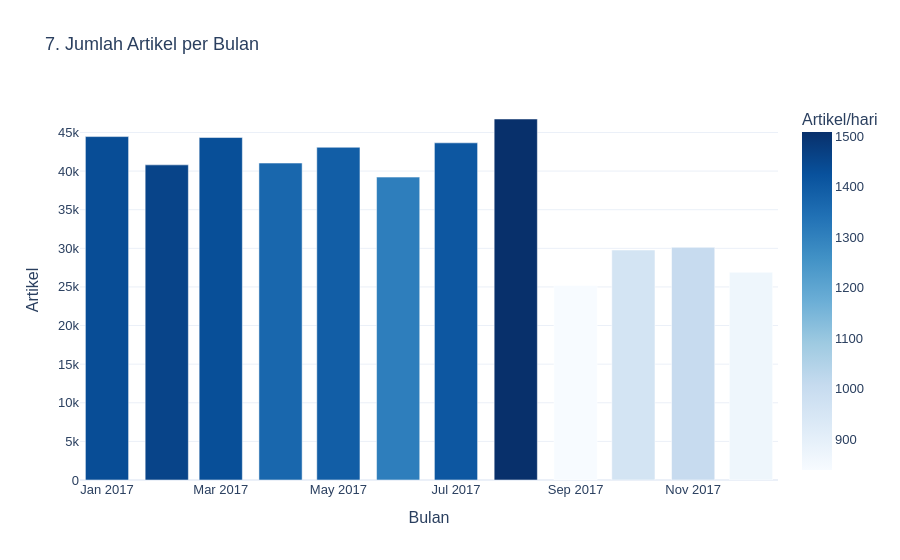

Notebook source saved alongside this figure:
### Markdown cell above
### Visualisasi 7–10: Pendalaman Temporal dan Perbandingan Kelompok

Volume bulanan dilengkapi rata-rata per hari untuk menilai perbedaan panjang bulan.
Pola hari memakai denominator kalender. Tren sumber memakai lima label terbesar
sepanjang tahun, dan mencakup semua bulan walaupun suatu sumber tidak punya artikel.
Rata-rata/median bulanan menggunakan panjang asli tanpa membuang outlier.

### Code cell
monthly = connection.execute("""
    SELECT bulan, SUM(artikel) AS artikel, COUNT(*) AS hari_kalender,
           COUNT(*) FILTER (WHERE ada_artikel) AS hari_teramati,
           AVG(artikel) AS rata_per_hari
    FROM daily_counts GROUP BY bulan ORDER BY bulan
""").df()
monthly['label_bulan'] = pd.to_datetime(monthly['bulan']).dt.strftime('%Y-%m')
monthly['persentase'] = monthly['artikel'] / total * 100
assert len(monthly) == 12 and int(monthly['artikel'].sum()) == total
monthly.to_csv(PROJECT_ROOT / 'output/eda_monthly.csv', index=False)
fig7 = px.bar(monthly, x='label_bulan', y='artikel', color='rata_per_hari',
              hover_data=['hari_kalender', 'hari_teramati', 'persentase'],
              labels={'label_bulan': 'Bulan', 'artikel': 'Artikel', 'rata_per_hari': 'Artikel/hari'},
              title='7. Jumlah Artikel per Bulan', color_continuous_scale='Blues')
show_and_save(fig7, '07_monthly_volume')

### Figure 1 — Plotly figure (JSON) as saved in the notebook; plotly's stock layout.template omitted (floating-point values rounded to 4 significant figures)
{"data": [{"customdata": [[31.0, 31.0, 9.765], [28.0, 28.0, 8.961], [31.0, 31.0, 9.739], [30.0, 30.0, 9.012], [31.0, 31.0, 9.462], [30.0, 30.0, 8.613], [31.0, 31.0, 9.588], [31.0, 31.0, 10.27], [30.0, 30.0, 5.529], [31.0, 31.0, 6.54], [30.0, 30.0, 6.616], [31.0, 31.0, 5.909]], "hovertemplate": "Bulan=%{x}<br>Artikel=%{y}<br>hari_kalender=%{customdata[0]}<br>hari_teramati=%{customdata[1]}<br>persentase=%{customdata[2]}<br>Artikel/hari=%{marker.color}<extra></extra>", "legendgroup": "", "marker": {"color": [1434.0, 1457.0, 1431.0, 1368.0, 1390.0, 1307.0, 1408.0, 1508.0, 839.2, 960.7, 1004.0, 867.9], "coloraxis": "coloraxis", "pattern": {"shape": ""}}, "name": "", "orientation": "v", "showlegend": false, "textposition": "auto", "type": "bar", "x": ["2017-01", "2017-02", "2017-03", "2017-04", "2017-05", "2017-06", "2017-07", "2017-08", "2017-09", "2017-10", "2017-11", "2017-12"], "xaxis": "x", "y": [44470.0, 40810.0, 44350.0, 41040.0, 43080.0, 39220.0, 43660.0, 46740.0, 25180.0, 29780.0, 30130.0, 26900.0], "yaxis": "y"}], "layout": {"barmode": "relative", "coloraxis": {"autocolorscale": false, "colorbar": {"title": {"text": "Artikel/hari"}}, "colorscale": [[0, "rgb(247,251,255)"], [0.125, "rgb(222,235,247)"], [0.25, "rgb(198,219,239)"], [0.375, "rgb(158,202,225)"], [0.5, "rgb(107,174,214)"], [0.625, "rgb(66,146,198)"], [0.75, "rgb(33,113,181)"], [0.875, "rgb(8,81,156)"], [1, "rgb(8,48,107)"]]}, "font": {"family": "Arial", "size": 13}, "hovermode": "closest", "legend": {"tracegroupgap": 0}, "title": {"text": "7. Jumlah Artikel per Bulan"}, "xaxis": {"anchor": "y", "domain": [0, 1], "title": {"text": "Bulan"}}, "yaxis": {"anchor": "x", "domain": [0, 1], "title": {"text": "Artikel"}}}}
